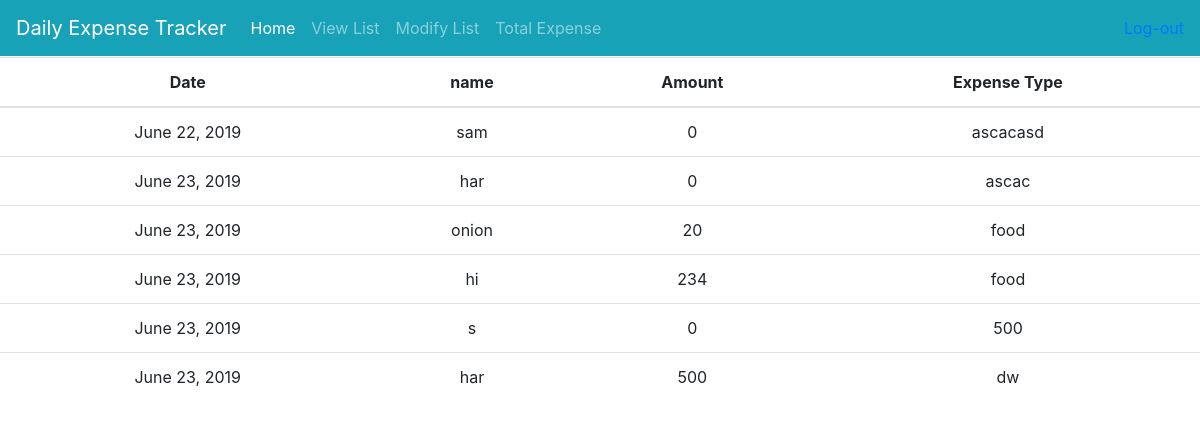
Screenshot of /list/ (signed in) with the database file from the repository.
### tracker/models.py (models this page shows, shortened)
class Expenses(models.Model):
    date=models.DateTimeField(default=timezone.now)
    name= models.CharField(max_length=50)
    amount=models.IntegerField(default=0)
    exp_type=models.CharField(max_length=20)
    usr=models.ForeignKey(User, on_delete=models.CASCADE)

### tracker/views.py (the view)
# urls.py: url(r'^list/', PostListView.as_view(), name='list'),
class PostListView(LoginRequiredMixin,ListView):
    model=Expenses
    template_name='tracker/list.html'
    context_object_name='expenses_list'
    ordering=['-date']
    def get_queryset(self):
           return Expenses.objects.filter(usr=self.request.user)

### tracker/templates/tracker/list.html
{% extends 'tracker/base.html' %}
{% block content %}
   {% if expenses_list %}
   <table class="table table-hover">
	   <thead>
	     <tr>
		   <th scope="col"><center>Date</center></th>
	       <th scope="col"><center>name</center></th>
	       <th scope="col"><center>Amount</center></th>
	       <th scope="col"><center>Expense Type</center></th>
	     </tr>
	   </thead>
	   <tbody>
		   {% for expense in expenses_list %}
	     <tr>
		   <td><center>{{ expense.date|date:"F d, Y" }}</center></td>
	       <td><center>{{ expense.name }}</center></td>
	       <td><center>{{ expense.amount }}</center></td>
	       <td><center>{{ expense.exp_type }}</center></td>
	     </tr>
           {% endfor %}
	    </tbody>
	  </table>
   {% else %}
       <p>No expenses .</p>
   {% endif %}
{% endblock %}

### tracker/static/tracker/style.css (style rules this page uses)
html,body { margin:0; padding:0; overflow-x: hidden; }

### rows the page displays
Expenses: date "June 22, 2019", name "sam", amount "0", exp_type "ascacasd"
Expenses: date "June 23, 2019", name "har", amount "0", exp_type "ascac"
Expenses: date "June 23, 2019", name "onion", amount "20", exp_type "food"
Expenses: date "June 23, 2019", name "hi", amount "234", exp_type "food"
Expenses: date "June 23, 2019", name "s", amount "0", exp_type "500"
Expenses: date "June 23, 2019", name "har", amount "500", exp_type "dw"
